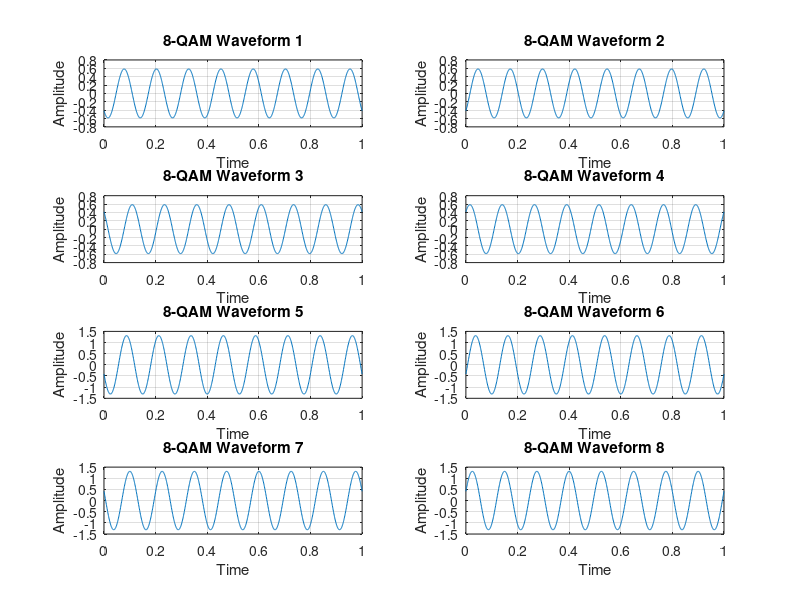

Here is the MATLAB script that generated this plot: (Note: this script raises an error after producing the figure.)
% Define parameters
T = 1; % Time period
fc = 8 / T; % Carrier frequency
A = sqrt(2) - 1; % Signal constellation amplitude factor
t = linspace(0, T, 1000); % Time vector
% Define 8-QAM constellation points (in-phase and quadrature components)
constellation = [
 -A - 1i * A;
 -A + 1i * A;
 A - 1i * A;
 A + 1i * A;
 -A - 3i * A;
 -A + 3i * A;
 A - 3i * A;
 A + 3i * A
];
% Generate and plot 8-QAM signal waveforms
figure;
for i = 1:size(constellation, 1)
 % Generate waveform for each constellation point using rectangular pulse
 waveform = real(constellation(i)) * cos(2 * pi * fc * t) + imag(constellation(i)) * sin(2 * pi * fc * t);
 
 % Plot each waveform
 subplot(4, 2, i);
 plot(t, waveform);
 title(['8-QAM Waveform ' num2str(i)]);
 xlabel('Time');
 ylabel('Amplitude');
 grid on;
end
sgtitle('8-QAM Signal Waveforms with Rectangular Pulse GT(t)');
